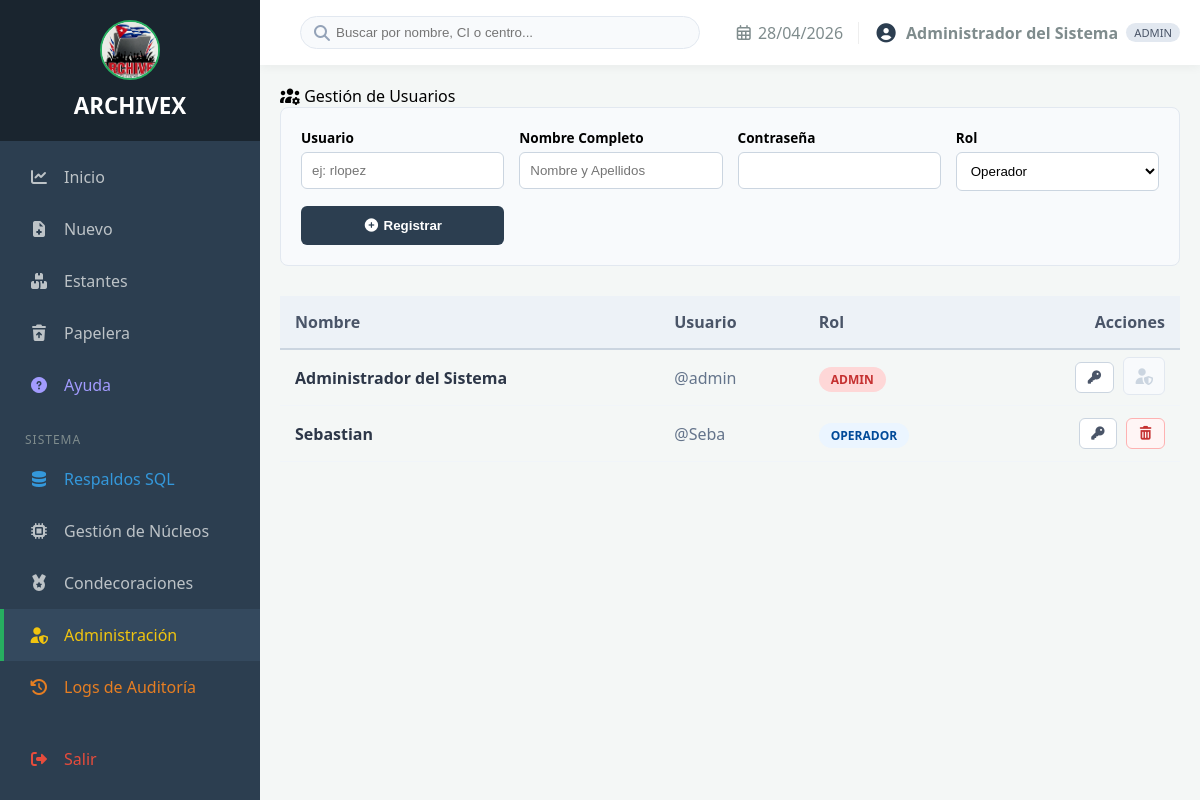
/index.php?controller=admin&action=usuarios (signed in), run on the app's committed database.
### tables this page shows
CREATE TABLE `usuarios` (
  `id` int(11) NOT NULL AUTO_INCREMENT,
  `usuario` varchar(50) NOT NULL,
  `password_hash` varchar(255) NOT NULL,
  `nombre_completo` varchar(100) DEFAULT NULL,
  `rol` enum('admin','operador') DEFAULT 'operador',
  `ultimo_acceso` datetime DEFAULT NULL,
  `created_at` timestamp NOT NULL DEFAULT current_timestamp(),
  PRIMARY KEY (`id`),
  UNIQUE KEY `usuario` (`usuario`)
);

### app/controllers/AdminController.php (called while the page is built, shortened)
<?php
class AdminController {
    private $db;
    public function __construct() {
        $this->db = Database::getConnection();
    }
    public function usuarios() {
        $stmt = $this->db->query("SELECT id, usuario, nombre_completo, rol FROM usuarios ORDER BY rol ASC");
        $usuarios = $stmt->fetchAll();
        require_once __DIR__ . '/../../views/layout/main.php';
    }
}

### app/config/config.php (called while the page is built, shortened)
<?php
class Database {
    private static $instance = null;
    public static function getConnection() {
        if (self::$instance === null) {
            try {
                self::$instance = new PDO(
                    "mysql:host=" . DB_HOST . ";dbname=" . DB_NAME . ";charset=utf8mb4",
                    DB_USER, DB_PASS,
                    [PDO::ATTR_ERRMODE => PDO::ERRMODE_EXCEPTION, PDO::ATTR_DEFAULT_FETCH_MODE => PDO::FETCH_ASSOC]
                );
            } catch (PDOException $e) {
                die("Error de conexión: " . $e->getMessage());
            }
        }
        return self::$instance;
    }
}

### views/admin/usuarios.php (the view, shortened to what this page needs)
<div class="usuarios-container fade-in">
    <div class="card-ficha">
        <div class="card-title">
            <i class="fas fa-users-cog"></i> Gestión de Usuarios
        </div>
        <form action="index.php?controller=admin&action=guardarUsuario" method="POST"
              style="display: grid; grid-template-columns: repeat(auto-fit, minmax(200px, 1fr)); gap: 15px; background: #f8fafc; padding: 20px; border-radius: 8px; margin-bottom: 30px; border: 1px solid #e2e8f0;">
            <div class="form-group">
                <label style="display:block; margin-bottom:5px; font-size:0.85rem; font-weight:600;">Usuario</label>
                <input type="text" name="username" required placeholder="ej: rlopez" style="width:100%; padding:10px; border:1px solid #cbd5e0; border-radius:6px; box-sizing: border-box;">
            </div>
            <div class="form-group">
                <label style="display:block; margin-bottom:5px; font-size:0.85rem; font-weight:600;">Nombre Completo</label>
                <input type="text" name="nombre" required placeholder="Nombre y Apellidos" style="width:100%; padding:10px; border:1px solid #cbd5e0; border-radius:6px; box-sizing: border-box;">
            </div>
            <div class="form-group">
                <label style="display:block; margin-bottom:5px; font-size:0.85rem; font-weight:600;">Contraseña</label>
                <input type="password" name="password" required style="width:100%; padding:10px; border:1px solid #cbd5e0; border-radius:6px; box-sizing: border-box;">
            </div>
            <div class="form-group">
                <label style="display:block; margin-bottom:5px; font-size:0.85rem; font-weight:600;">Rol</label>
                <select name="rol" style="width:100%; padding:10px; border:1px solid #cbd5e0; border-radius:6px; background:white;">
                    <option value="operador">Operador</option>
                </select>
            </div>
            <div style="display: flex; align-items: flex-end;">
                <button type="submit" class="btn-confirm" style="width:100%; padding: 12px; background: var(--primary-color); color:white; border:none; border-radius:6px; cursor:pointer; font-weight:bold;">
                    <i class="fas fa-plus-circle"></i> Registrar
                </button>
            </div>
        </form>
        <div style="overflow-x: auto;">
            <table class="tabla-usuarios">
                <thead>
                    <tr>
                        <th>Nombre</th>
                        <th>Usuario</th>
                        <th>Rol</th>
                        <th class="actions-column-header">Acciones</th>
                    </tr>
                </thead>
                <tbody>
                    <?php foreach($usuarios as $u): ?>
                    <tr>
                        <td data-label="Nombre" style="font-weight: 600;"><?php echo htmlspecialchars($u['nombre_completo']); ?></td>
                        <td data-label="Usuario" style="color: #64748b;">@<?php echo htmlspecialchars($u['usuario']); ?></td>
                        <td data-label="Rol">
                            <span style="padding: 4px 12px; border-radius: 20px; font-size: 0.75rem; font-weight: bold; background: <?php echo $u['rol'] === 'admin' ? '#fed7d7' : '#ebf5ff'; ?>; color: <?php echo $u['rol'] === 'admin' ? '#c53030' : '#004a99'; ?>;">
                                <?php echo strtoupper($u['rol']); ?>
                            </span>
                        </td>
                        <td data-label="Acciones" class="actions-cell">
                            <button onclick="abrirModalPassword(<?php echo $u['id']; ?>, '<?php echo $u['usuario']; ?>')"
                                    title="Cambiar Contraseña"
                                    style="padding: 7px 10px; border: 1px solid #cbd5e0; border-radius: 6px; cursor:pointer; background:white; color:#4a5568;">
                                <i class="fas fa-key"></i>
                            </button>
                            <?php if($u['id'] != $_SESSION['usuario_id']): ?>
                                <button onclick="abrirModalAlerta(<?php echo $u['id']; ?>, '<?php echo htmlspecialchars($u['usuario']); ?>')"
                                   title="Eliminar Usuario"
                                   style="padding: 7px 10px; border: 1px solid #feb2b2; border-radius: 6px; background:#fff5f5; color:#c53030; cursor:pointer; margin-left: 5px;">
                                    <i class="fas fa-trash-alt"></i>
                                </button>
                            <?php else: ?>
                                <span title="Tú (Protegido)" style="padding: 7px 10px; border: 1px solid #e2e8f0; border-radius: 6px; background:#f8fafc; color:#cbd5e0; margin-left: 5px;">
                                    <i class="fas fa-user-shield"></i>
                                </span>
                            <?php endif; ?>
                        </td>
                    </tr>
                    <?php endforeach; ?>
                </tbody>
            </table>
        </div>
    </div>
</div>

### views/layout/main.php (style rules this page uses)
:root { --sidebar-width: 260px; --header-height: auto; --primary-color: #2c3e50; --accent-color: #27ae60; --danger-color: #e74c3c; --text-muted: #bdc3c7; --bg-body: #f4f7f6; }
* { box-sizing: border-box; }
body { margin: 0; display: flex; background: var(--bg-body); font-family: 'Segoe UI', system-ui, -apple-system, sans-serif; overflow-x: hidden; }

### views/admin/usuarios.php (style rules this page uses)
.tabla-usuarios { width: 100%; border-collapse: collapse; table-layout: auto; }
.tabla-usuarios thead tr { background: #edf2f7; }
.tabla-usuarios th { padding: 15px; border-bottom: 2px solid #cbd5e0; text-align: left; color: #4a5568; font-weight: 700; }
.tabla-usuarios td { padding: 12px 15px; border-bottom: 1px solid #f1f5f9; color: #2d3748; }
.actions-column-header { text-align: right !important; }
.actions-cell { text-align: right; }
.fade-in { animation: fadeIn 0.5s ease; }

### data on the page
usuarios: nombre_completo "Administrador del Sistema", usuario "admin", rol "ADMIN"
usuarios: nombre_completo "Sebastian", usuario "Seba", rol "OPERADOR"

### other printed values
$_SESSION['usuario_nombre'] "Administrador del Sistema"
$_SESSION['usuario_rol'] "ADMIN"
